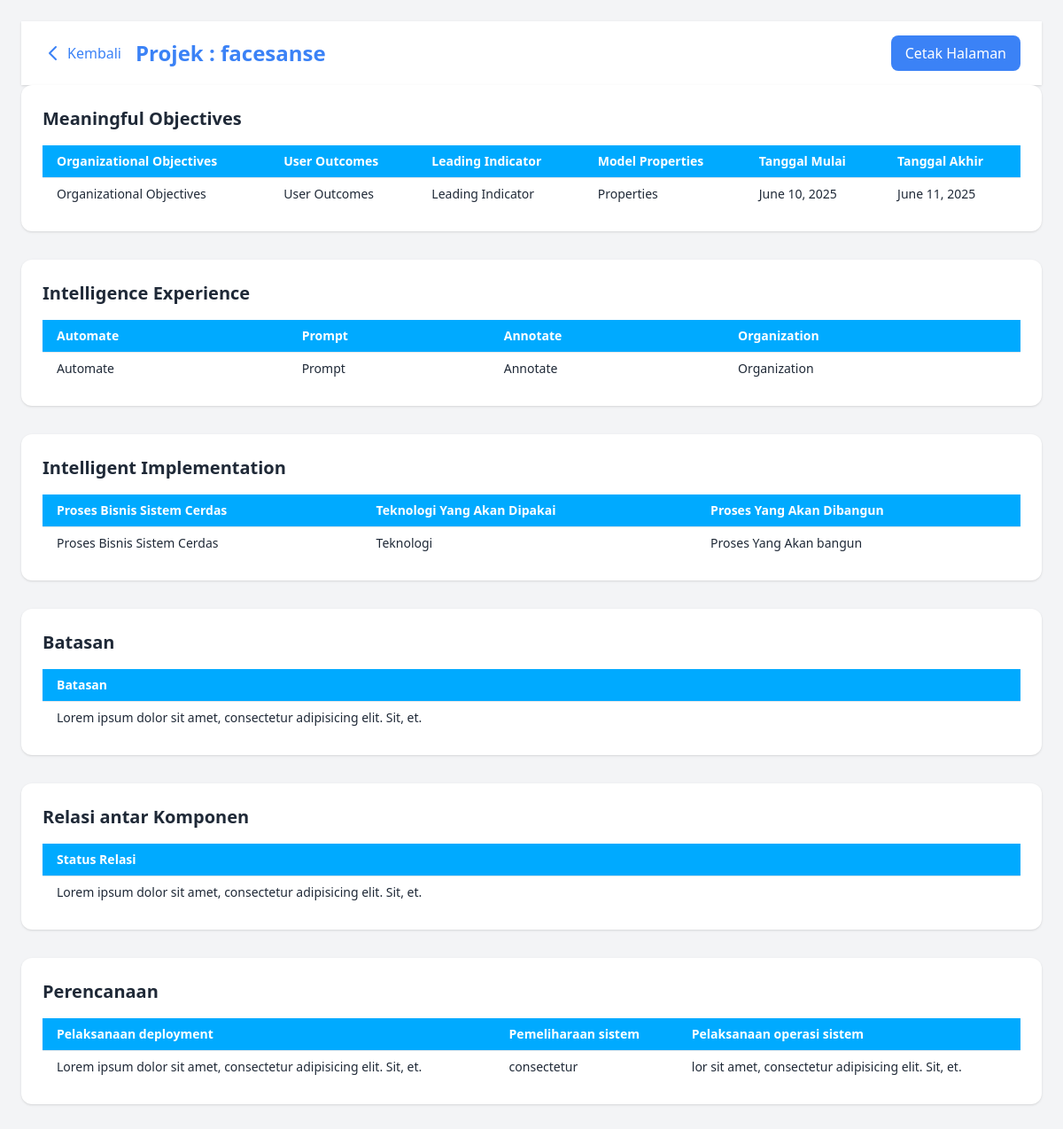
The page /projek/detail/10/ (signed in) on the database its author committed.
### kel5_app/models.py (models this page shows, shortened)
class Projek(models.Model):
    user = models.ForeignKey(User, on_delete=models.CASCADE, related_name='projek')
    nama = models.CharField(max_length=255)
    created_at = models.DateTimeField(auto_now_add=True)
    updated_at = models.DateTimeField(auto_now=True)

class Meaningful(models.Model):
    projek = models.ForeignKey('Projek', on_delete=models.CASCADE, related_name='meaningfuls')
    objectives = models.TextField()
    outcomes = models.TextField()
    indicator = models.TextField()
    properties = models.TextField()
    tanggal_mulai = models.DateField(null=True, blank=True)
    tanggal_akhir = models.DateField(null=True, blank=True)
    created_at = models.DateTimeField(auto_now_add=True)
    updated_at = models.DateTimeField(auto_now=True)

class Experience(models.Model):
    projek = models.ForeignKey(Projek, on_delete=models.CASCADE, related_name='experiences')
    automate = models.TextField()
    prompt = models.TextField()
    annotate = models.TextField()
    organization = models.TextField()
    created_at = models.DateTimeField(auto_now_add=True)
    updated_at = models.DateTimeField(auto_now=True)

class Implementasi(models.Model):
    projek = models.ForeignKey(Projek, on_delete=models.CASCADE, related_name='implementasis')
    proses = models.TextField()
    teknologi = models.TextField()
    bangun = models.TextField()
    created_at = models.DateTimeField(auto_now_add=True)
    updated_at = models.DateTimeField(auto_now=True)

class Batasan(models.Model):
    projek = models.ForeignKey(Projek, on_delete=models.CASCADE, related_name='batasans')
    batasan = models.TextField()
    created_at = models.DateTimeField(auto_now_add=True)
    updated_at = models.DateTimeField(auto_now=True)

class Relasi(models.Model):
    projek = models.ForeignKey(Projek, on_delete=models.CASCADE, related_name='relasis')
    relasi = models.TextField()
    created_at = models.DateTimeField(auto_now_add=True)
    updated_at = models.DateTimeField(auto_now=True)

class Perencanaan(models.Model):
    projek = models.ForeignKey(Projek, on_delete=models.CASCADE, related_name='perencanaans')
    deployment = models.CharField(max_length=255)
    pemeliharaan = models.CharField(max_length=255)
    operasi = models.CharField(max_length=255)
    created_at = models.DateTimeField(auto_now_add=True)
    updated_at = models.DateTimeField(auto_now=True)

### kel5_app/views.py (the view)
# urls.py: path('projek/detail/<int:projek_id>/', views.view_projek_detail, name='view_projek_detail'),
@login_required
def view_projek_detail(request, projek_id):
    projek = get_object_or_404(Projek, id=projek_id, user=request.user)
    context = {
        'projek': projek,
        'meaningful_list': Meaningful.objects.filter(projek=projek),
        'experience_list': Experience.objects.filter(projek=projek),
        'implementasi_list': Implementasi.objects.filter(projek=projek),
        'batasan_list': Batasan.objects.filter(projek=projek),
        'relasi_list': Relasi.objects.filter(projek=projek),
        'perencanaan_list': Perencanaan.objects.filter(projek=projek),
    }
    return render(request, 'viewProjek.html', context)

### kel5_app/templates/viewProjek.html (shortened to what this page needs)
<!DOCTYPE html>
<html lang="id">
<head>
  <script src="https://cdn.tailwindcss.com"></script>
</head>
<body class="bg-gray-100 text-gray-800 p-6">
  <nav class="bg-white shadow px-6 py-4 flex items-center justify-between no-print">
    <div class="flex items-center gap-4">
      <button onclick="history.back()" class="flex items-center text-blue-500 hover:text-blue-700 transition">
        <svg class="w-6 h-6 mr-1" fill="none" stroke="currentColor" stroke-width="2" viewBox="0 0 24 24">
          <path stroke-linecap="round" stroke-linejoin="round" d="M15 19l-7-7 7-7" />
        </svg>
        <span class="text-base font-medium">Kembali</span>
      </button>
      <h4 class="text-xl  text-blue-500 sm:text-2xl font-bold">Projek : {{ projek.nama }}</h4>
    </div>
    <button onclick="window.print()" class="bg-blue-500 hover:bg-blue-600 text-white px-4 py-2 rounded-lg transition">
      Cetak Halaman
    </button>
  </nav>
  <section class="bg-white rounded-xl shadow p-6 mb-8">
    <h2 class="text-xl font-semibold mb-4">Meaningful Objectives</h2>
    <div class="overflow-x-auto">
      <table class="min-w-full text-sm divide-y divide-gray-200">
        <thead class="bg-[#00AAFF] text-white">
          <tr>
            <th class="px-4 py-2 text-left">Organizational Objectives</th>
            <th class="px-4 py-2 text-left">User Outcomes</th>
            <th class="px-4 py-2 text-left">Leading Indicator</th>
            <th class="px-4 py-2 text-left">Model Properties</th>
            <th class="px-4 py-2 text-left">Tanggal Mulai</th>
            <th class="px-4 py-2 text-left">Tanggal Akhir</th>
          </tr>
        </thead>
        <tbody class="bg-white divide-y divide-gray-200">
          {% for item in meaningful_list %}
          <tr>
            <td class="px-4 py-2">{{ item.objectives }}</td>
            <td class="px-4 py-2">{{ item.outcomes }}</td>
            <td class="px-4 py-2">{{ item.indicator }}</td>
            <td class="px-4 py-2">{{ item.properties }}</td>
            <td class="px-4 py-2">{{ item.tanggal_mulai }}</td>
            <td class="px-4 py-2">{{ item.tanggal_akhir }}</td>
          </tr>
          {% empty %}
          <tr><td colspan="6" class="text-center py-4">Belum ada data</td></tr>
          {% endfor %}
        </tbody>
      </table>
    </div>
  </section>
  <section class="bg-white rounded-xl shadow p-6 mb-8">
    <h2 class="text-xl font-semibold mb-4">Intelligence Experience</h2>
    <div class="overflow-x-auto">
      <table class="min-w-full text-sm divide-y divide-gray-200">
        <thead class="bg-[#00AAFF] text-white">
          <tr>
            <th class="px-4 py-2 text-left">Automate</th>
            <th class="px-4 py-2 text-left">Prompt</th>
            <th class="px-4 py-2 text-left">Annotate</th>
            <th class="px-4 py-2 text-left">Organization</th>
          </tr>
        </thead>
        <tbody class="bg-white divide-y divide-gray-200">
          {% for item in experience_list %}
          <tr>
            <td class="px-4 py-2">{{ item.automate }}</td>
            <td class="px-4 py-2">{{ item.prompt }}</td>
            <td class="px-4 py-2">{{ item.annotate }}</td>
            <td class="px-4 py-2">{{ item.organization }}</td>
          </tr>
          {% empty %}
          <tr><td colspan="4" class="text-center py-4">Belum ada data</td></tr>
          {% endfor %}
        </tbody>
      </table>
    </div>
  </section>
<section class="bg-white rounded-xl shadow p-6 mb-8">
  <h2 class="text-xl font-semibold mb-4">Intelligent Implementation</h2>
  <div class="overflow-x-auto">
    <table class="min-w-full text-sm divide-y divide-gray-200">
      <thead class="bg-[#00AAFF] text-white">
        <tr>
          <th class="px-4 py-2 text-left">Proses Bisnis Sistem Cerdas</th>
          <th class="px-4 py-2 text-left">Teknologi Yang Akan Dipakai</th>
          <th class="px-4 py-2 text-left">Proses Yang Akan Dibangun</th>
        </tr>
      </thead>
      <tbody class="bg-white divide-y divide-gray-200">
        {% for item in implementasi_list %}
        <tr>
          <td class="px-4 py-2">{{ item.proses }}</td>
          <td class="px-4 py-2">{{ item.teknologi }}</td>
          <td class="px-4 py-2">{{ item.bangun }}</td>
        </tr>
        {% empty %}
        <tr><td colspan="3" class="text-center py-4">Belum ada data</td></tr>
        {% endfor %}
      </tbody>
    </table>
  </div>
</section>
<section class="bg-white rounded-xl shadow p-6 mb-8">
  <h2 class="text-xl font-semibold mb-4">Batasan</h2>
  <div class="overflow-x-auto">
    <table class="min-w-full text-sm divide-y divide-gray-200">
      <thead class="bg-[#00AAFF] text-white">
        <tr>
          <th class="px-4 py-2 text-left">Batasan</th>
        </tr>
      </thead>
      <tbody class="bg-white divide-y divide-gray-200">
        {% for item in batasan_list %}
        <tr>
          <td class="px-4 py-2">{{ item.batasan }}</td>
        </tr>
        {% empty %}
        <tr><td class="text-center py-4">Belum ada data</td></tr>
        {% endfor %}
      </tbody>
    </table>
  </div>
</section>
<section class="bg-white rounded-xl shadow p-6 mb-8">
  <h2 class="text-xl font-semibold mb-4">Relasi antar Komponen</h2>
  <div class="overflow-x-auto">
    <table class="min-w-full text-sm divide-y divide-gray-200">
      <thead class="bg-[#00AAFF] text-white">
        <tr>
          <th class="px-4 py-2 text-left">Status Relasi</th>
        </tr>
      </thead>
      <tbody class="bg-white divide-y divide-gray-200">
        {% for item in relasi_list %}
        <tr>
          <td class="px-4 py-2">{{ item.relasi }}</td>
        </tr>
        {% empty %}
        <tr><td class="text-center py-4">Belum ada data</td></tr>
        {% endfor %}
      </tbody>
    </table>
  </div>
</section>
<section class="bg-white rounded-xl shadow p-6 mb-8">
  <h2 class="text-xl font-semibold mb-4">Perencanaan</h2>
  <div class="overflow-x-auto">
    <table class="min-w-full text-sm divide-y divide-gray-200">
      <thead class="bg-[#00AAFF] text-white">
        <tr>
          <th class="px-4 py-2 text-left">Pelaksanaan deployment</th>
          <th class="px-4 py-2 text-left">Pemeliharaan sistem</th>
          <th class="px-4 py-2 text-left">Pelaksanaan operasi sistem</th>
        </tr>
      </thead>
      <tbody class="bg-white divide-y divide-gray-200">
        {% for item in perencanaan_list %}
        <tr>
          <td class="px-4 py-2">{{ item.deployment }}</td>
          <td class="px-4 py-2">{{ item.pemeliharaan }}</td>
          <td class="px-4 py-2">{{ item.operasi }}</td>
        </tr>
        {% empty %}
        <tr><td colspan="3" class="text-center py-4">Belum ada data</td></tr>
        {% endfor %}
      </tbody>
    </table>
  </div>
</section>
</body>
</html>

### rows shown on the page
Projek: nama "facesanse"
Meaningful: objectives "Organizational Objectives", outcomes "User Outcomes", indicator "Leading Indicator", properties "Properties", tanggal_mulai "June 10, 2025", tanggal_akhir "June 11, 2025"
Experience: automate "Automate", prompt "Prompt", annotate "Annotate", organization "Organization"
Implementasi: proses "Proses Bisnis Sistem Cerdas", teknologi "Teknologi", bangun "Proses Yang Akan bangun"
Batasan: batasan "Lorem ipsum dolor sit amet, consectetur adipisicing elit. Sit, et."
Relasi: relasi "Lorem ipsum dolor sit amet, consectetur adipisicing elit. Sit, et."
Perencanaan: deployment "Lorem ipsum dolor sit amet, consectetur adipisicing elit. Sit, et.", pemeliharaan "consectetur", operasi "lor sit amet, consectetur adipisicing elit. Sit, et."
